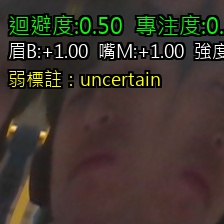
#> input picture 專題/data/aligned/s0420_000002.jpg, 224 x 224 px
$ python -i infer_tabular_realtime.py   (imports and definitions only)
#> lines starting #> are read from the running program, lines starting #| are printed output that depends on the picture
# -*- coding: utf-8 -*-
"""
tabular_infer_live.py (final)
以 sklearn (data/tabular_baseline.pkl) 即時推論「理解/困惑」。
- 先用 FaceDetection 取臉框
- Landmark 依序嘗試：臉框 → 放大臉框 → 全圖 →（若非Tasks）靜態模式
- 一旦取得 landmarks，直接線性縮放到 224x224 空間計算特徵與推論（不再第二次偵測）
- 內建中文字型搜尋，畫面 HUD 含 debug 旗標（FD/LM1~LM4）

需求：
  pip install opencv-python mediapipe pillow joblib numpy
"""

import time, cv2, joblib, numpy as np, mediapipe as mp
from pathlib import Path
from PIL import ImageFont, ImageDraw, Image

# ====== 基本設定 ======
MODEL_PKL   = Path("data/tabular_baseline.pkl")
TASK_MODEL  = Path("models/face_landmarker.task")   # 若存在則優先用 MediaPipe Tasks
CAM_INDEX   = 0
FRAME_W, FRAME_H = 640, 480
DRAW_LANDMARKS   = False  # True 會開 mesh-debug 視窗顯示綠點

# ====== 中文字型 ======
def _try_font(paths, size):
#> called with size = 22
    for p in paths:
        p = Path(p)
        if p.exists():
            try:
                return ImageFont.truetype(str(p), size)
            except Exception:
                pass
    return None

def get_zh_font(size=22):
    search = [
        Path("fonts/msjh.ttc"), Path("fonts/NotoSansTC-Regular.otf"),
        Path(r"C:\Windows\Fonts\msjh.ttc"), Path(r"C:\Windows\Fonts\msjhbd.ttc"), Path(r"C:\Windows\Fonts\mingliu.ttc"),
        Path("/System/Library/Fonts/STHeiti Light.ttc"), Path("/Library/Fonts/Arial Unicode.ttf"),
        Path("/usr/share/fonts/opentype/noto/NotoSansTC-Regular.otf"),
        Path("/usr/share/fonts/opentype/noto/NotoSansCJK-Regular.ttc"),
    ]
    return _try_font(search, size)

ZH_FONT       = get_zh_font(22) or ImageFont.load_default()
ZH_FONT_SMALL = get_zh_font(18) or ImageFont.load_default()
CHINESE_OK    = get_zh_font(22) is not None
#> further down, picture is the input picture: shape (224, 224, 3); mean B, G, R 46.5, 54.4, 63

# [15 lines left out: function put_text, not called in this run]

# ====== Face Mesh 索引與幾何 ======
L_OUT,L_IN,L_UP,L_DN = 33,133,159,145
R_OUT,R_IN,R_UP,R_DN = 263,362,386,374
M_LEFT,M_RIGHT,M_UP,M_DN = 61,291,13,14
LBROW = [70,63,105]; RBROW = [336,296,334]

def dist(a,b): a,b=np.asarray(a,float),np.asarray(b,float); return float(np.linalg.norm(a-b))
def EAR(pts,u,d,o,i): v=abs(pts[u][1]-pts[d][1]); h=abs(pts[o][0]-pts[i][0])+1e-6; return v/h
def MAR(pts):
    up,dn,lf,rt = pts[M_UP],pts[M_DN],pts[M_LEFT],pts[M_RIGHT]
    return abs(up[1]-dn[1])/(abs(lf[0]-rt[0])+1e-6)
def mouth_curve_M(pts):
    lf,rt,up,dn = pts[M_LEFT],pts[M_RIGHT],pts[M_UP],pts[M_DN]
    return -(((up[1]+dn[1])/2)-((lf[1]+rt[1])/2))
def brow_raise_B(pts,cl,cr):
    lb,rb = np.mean([pts[i] for i in LBROW],axis=0), np.mean([pts[i] for i in RBROW],axis=0)
    return ((cl[1]-lb[1])+(cr[1]-rb[1]))/2.0

# [34 lines left out: functions compute_feats_from_pts, ensure_feature_order, not called in this run]

# ====== 亮度補償（提昇低光穩定度）=======
def enhance_light(bgr):
    ycrcb = cv2.cvtColor(bgr, cv2.COLOR_BGR2YCrCb)
#> ycrcb: shape (224, 224, 3); mean of channels 0, 1, 2 56.1, 132.9, 122.6
    y,cr,cb = cv2.split(ycrcb)
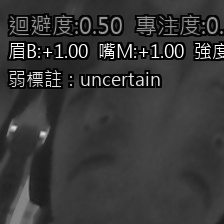
#> y: shape (224, 224); min 0, max 255, mean 56.1
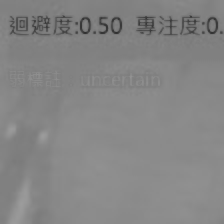
#> cr: shape (224, 224); min 48, max 156, mean 132.9
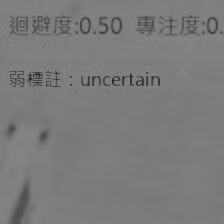
#> cb: shape (224, 224); min 35, max 135, mean 122.6
    clahe = cv2.createCLAHE(clipLimit=2.0, tileGridSize=(8,8))
    y = clahe.apply(y)
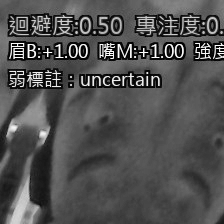
#> y: shape (224, 224); min 1, max 255, mean 80.6
    return cv2.cvtColor(cv2.merge([y,cr,cb]), cv2.COLOR_YCrCb2BGR)
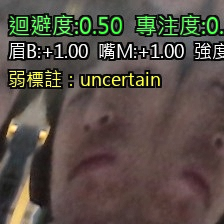
#> returned value: shape (224, 224, 3); mean B, G, R 70.9, 78.9, 87.4

# ====== Landmarker：Tasks 優先，否則用 solutions.face_mesh ======
class Landmarker:
    # [166 lines left out: functions __init__, landmarks, main, not called in this run]

# [2 lines not run here, left out]

>>> import cv2
>>> picture = cv2.imread('../data/aligned/s0420_000002.jpg')
>>> result = enhance_light(picture)

$ run again, on 專題/data/aligned/s0420_00001.jpg
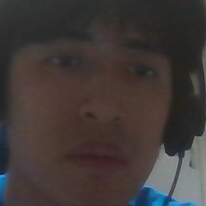
#> input picture 專題/data/aligned/s0420_00001.jpg, 206 x 206 px
#> picture is the input picture: shape (206, 206, 3); mean B, G, R 55.5, 57.4, 64.4
#> ycrcb: shape (206, 206, 3); mean of channels 0, 1, 2 59.3, 131.7, 125.9
#> in enhance_light, `y,cr,cb = cv2.split(ycrcb)`:
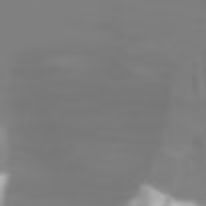
#> cb: shape (206, 206); min 119, max 183, mean 125.9
#> in enhance_light, `return cv2.cvtColor(cv2.merge([y,cr,cb]), cv2.COLOR_YCrCb2BGR)`:
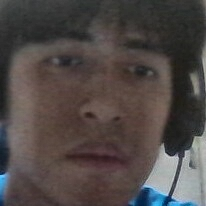
#> returned value: shape (206, 206, 3); mean B, G, R 70.6, 72.5, 79.5

$ run again, on 專題/data/aligned/s0420_00002.jpg
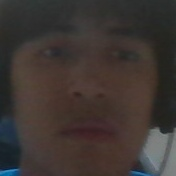
#> input picture 專題/data/aligned/s0420_00002.jpg, 176 x 176 px
#> picture is the input picture: shape (176, 176, 3); mean B, G, R 50.9, 54.2, 61.8
#> ycrcb: shape (176, 176, 3); mean of channels 0, 1, 2 56.1, 132.1, 125.1
#> in enhance_light, `y,cr,cb = cv2.split(ycrcb)`:
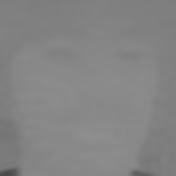
#> cr: shape (176, 176); min 71, max 142, mean 132.1
#> in enhance_light, `y = clahe.apply(y)`:
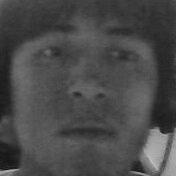
#> y: shape (176, 176); min 18, max 190, mean 73.8
